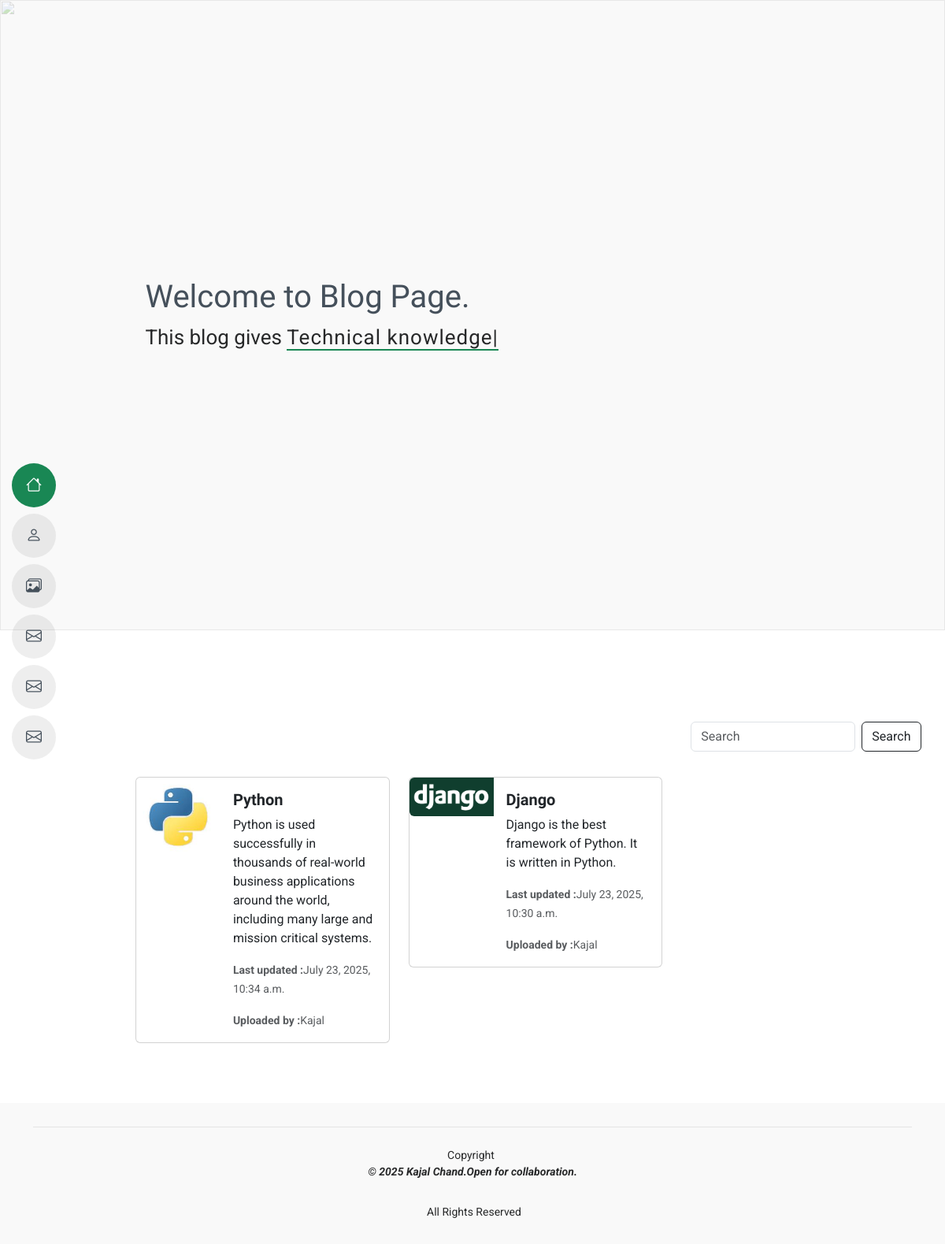
Page /blog on the committed database.
### PortfolioApp/models.py (models this page shows)
class Blog(models.Model):
    title =models.CharField(max_length=300)
    description = models.TextField()
    authorName = models.CharField(max_length=300)
    image =models.ImageField(upload_to='blog',blank=True,null=True)
    timeStamp =models.DateTimeField(auto_now_add=True)
    def __str__(self):
        return self.title

### PortfolioApp/views.py (the view)
# urls.py: path('blog', views.blog, name="blog"),
def blog(request):
    data = Blog.objects.all()
    print(data)
    context={"data":data}
    return render(request,"blog.html",context)

### templates/blog.html (shortened to what this page needs)
{% extends 'base.html' %}
{% block hero %}
     <h1>Welcome to Blog Page.</h1>
     <p>This blog gives <span class="typed" data-typed-items="Technical knowledge ,Information on websites, Nature, Sports"></span></p>
{% endblock hero %}
{% block body %}
<br>
<br>
<div class="row">
  <div class="col md-4"></div>
  <div class="col md-4"></div>
  <div class="col md-4">
    <nav class="navbar bg-body-none">
      <div class="container-fluid">
        <form class="d-flex"  action ='/search' method="get" role="search">
         <input class="form-control me-2" type="search" placeholder="Search" aria-label="Search" name ="search"/>
         <button class="btn btn-outline-dark" type="submit">Search</button>
        </form>
      </div>
    </nav>
  </div>
</div>
<br>
<div class="row">
   {% for d in data reversed %}
   <div class="col-md-4">
    <div class="card mb-3" style="max-width: 540px;">
  <div class="row g-0">
    <div class="col-md-4">
      <img src="{{d.image.url}}" class="img-fluid rounded-start" >
    </div>
    <div class="col-md-8">
      <div class="card-body">
        <h5 class="card-title"><b>{{d.title}}</b></h5>
        <p class="card-text">{{d.description}}</p>
        <p class="card-text"><small class="text-body-secondary"><b>Last updated :</b>{{d.timeStamp}}</small></p>
        <p class="card-text"><small class="text-body-secondary"><b>Uploaded by :</b>{{d.authorName}}</small></p>
      </div>
    </div>
  </div>
</div>
</div>
   {% endfor %}
</div>
{% endblock body %}

### templates/base.html (shortened to what this page needs)
{% load static %}
<!DOCTYPE html>
<html lang="en">
<head>
  <link href="/static/assets/vendor/bootstrap/css/bootstrap.min.css" rel="stylesheet">
  <link href="/static/assets/vendor/bootstrap-icons/bootstrap-icons.css" rel="stylesheet">
  <link href="/static/assets/vendor/aos/aos.css" rel="stylesheet">
  <link href="/static/assets/vendor/glightbox/css/glightbox.min.css" rel="stylesheet">
  <link href="/static/assets/vendor/swiper/swiper-bundle.min.css" rel="stylesheet">
  <link href="/static/assets/css/main.css" rel="stylesheet">
  <link rel="stylesheet" href="https://cdnjs.cloudflare.com/ajax/libs/font-awesome/7.0.0/css/all.min.css" />
</head>
<body class="index-page" >
  <header id="header" class="header d-flex flex-column justify-content-center">
    <nav id="navmenu" class="navmenu">
      <ul>
        <li><a href="/" class="active"><i class="bi bi-house navicon"></i><span>Home</span></a></li>
        <li><a href="/about"><i class="bi bi-person navicon"></i><span>About</span></a></li>
        <li><a href="/blog"><i class="bi bi-images navicon"></i><span>Blog</span></a></li>
        <li><a href="/contact"><i class="bi bi-envelope navicon"></i><span>Contact</span></a></li>
        {% if not request.user.is_authenticated %}
        <li><a href="/signup"><i class="bi bi-envelope navicon"></i><span>Signup</span></a></li>
        <li><a href="/login"><i class="bi bi-envelope navicon"></i><span>Login</span></a></li>
        {% else %}
        <li><a href="/logout"><i class="bi bi-envelope navicon"></i><span>Logout</span></a></li>
        {% endif %}
      </ul>
    </nav>
  </header>
  <main class="main">
    <section id="hero" class="hero section light-background">
      <img src="/static/assets/img/bgi.jpeg" alt="">
      <div class="container" data-aos="zoom-out">
        <div class="row justify-content-center">
           <div class="col-lg-9">
          {% block hero %}
          {% endblock hero %}
          </div>
        </div>
      </div>
    </section>
    <section id="about" class="about section">
      <div class="container" data-aos="fade-up">
         {% block body %}
         {% endblock body %}
      </div>
    </section>
</main>
  <footer id="footer" class="footer position-relative light-background">
      <div class="container">
        <div class="copyright">
          <span>Copyright</span> <strong class="px-1 sitename"><p>&copy; 2025 Kajal Chand.Open for collaboration.</p>
</strong> <span>All Rights Reserved</span>
        </div>
</body>
</html>

### static/assets/css/main.css (style rules this page uses)
:root { --default-font: "Roboto", system-ui, -apple-system, "Segoe UI", Roboto, "Helvetica Neue", Arial, "Noto Sans", "Liberation Sans", sans-serif, "Apple Color Emoji", "Segoe UI Emoji", "Segoe UI Symbol", "Noto Color Emoji"; --heading-font: "Raleway", sans-serif; --nav-font: "Poppins", sans-serif; }
:root { --background-color: #ffffff; --default-color: #272829; --heading-color: #45505b; --accent-color: #198754; --surface-color: #ffffff; --contrast-color: #ffffff; }
:root { --nav-color: #45505b; --nav-hover-color: #198754; --nav-mobile-background-color: #ffffff; --nav-dropdown-background-color: #ffffff; --nav-dropdown-color: #212529; --nav-dropdown-hover-color: #198754; }
.light-background { --background-color: #f9f9f9; --surface-color: #ffffff; }
:root { scroll-behavior: smooth; }
body { color: var(--default-color); background-color: var(--background-color); font-family: var(--default-font); }
a { color: var(--accent-color); text-decoration: none; transition: 0.3s; }
h1, h2, h3, h4, h5, h6 { color: var(--heading-color); font-family: var(--heading-font); }
.header { color: var(--default-color); position: fixed; top: 0; left: 0; bottom: 0; padding: 0 15px; transition: all ease-in-out 0.3s; overflow-y: auto; z-index: 997; min-width: 200px; }
@media (min-width: 1200px) and (max-width: 1600px) { .header~main { margin-left: 160px; } }
@media (min-width: 1200px) and (max-width: 1600px) { .header~main .hero { margin-left: -160px; width: 100vw; } }
.navmenu { padding: 0; z-index: 9997; }
.navmenu ul { list-style: none; padding: 0 0 20px 0; margin: 0; width: 140px; }
.navmenu a, .navmenu a:focus { color: var(--nav-color); font-family: var(--nav-font); display: flex; align-items: center; padding: 10px 18px; margin-bottom: 8px; font-size: 15px; border-radius: 50px; background: color-mix(in srgb, var(--default-color), transparent 92%); height: 56px; width: 100%; overflow: hidden; transition: 0.3s; }
.navmenu a i, .navmenu a:focus i { font-size: 20px; }
@media (min-width: 992px) { .navmenu a, .navmenu a:focus { max-width: 56px; } }
.navmenu a:hover, .navmenu .active, .navmenu .active:focus, .navmenu li:hover>a { color: var(--contrast-color); background: var(--nav-hover-color); }
.footer { color: var(--default-color); background-color: var(--background-color); font-size: 14px; text-align: center; padding: 30px 0; position: relative; }
.footer p { font-size: 15; font-style: italic; padding: 0; margin: 0 0 30px 0; }
.footer .copyright { padding-top: 25px; border-top: 1px solid color-mix(in srgb, var(--default-color), transparent 90%); }
section, .section { color: var(--default-color); background-color: var(--background-color); padding: 60px 0; overflow: clip; }
.hero { width: 100%; min-height: 100vh; position: relative; padding: 80px 0; display: flex; align-items: center; justify-content: center; }
.hero img { position: absolute; inset: 0; display: block; width: 100%; height: 100%; object-fit: cover; z-index: 1; }
.hero:before { content: ""; background: color-mix(in srgb, var(--background-color), transparent 30%); position: absolute; inset: 0; z-index: 2; }
.hero .container { position: relative; z-index: 3; }
.hero p { margin: 5px 0 0 0; font-size: 26px; }
.hero p span { letter-spacing: 1px; border-bottom: 2px solid var(--accent-color); }

### rows in the picture
Blog: image (picture), title "Python", description "Python is used successfully in thousands of real-world business applications around the world, including many large and mission critical systems.", timeStamp "July 23, 2025, 10:34 a.m.", authorName "Kajal"
Blog: image (picture), title "Django", description "Django is the best framework of Python. It is written in Python.", timeStamp "July 23, 2025, 10:30 a.m.", authorName "Kajal"
